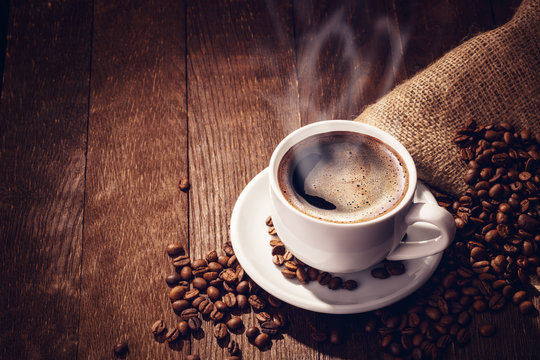
#> input picture coffee_beans_image.jpg, 540 x 360 px
$ python -i preprocessing.py   (imports and definitions only)
#> lines starting #> are read from the running program, lines starting #| are printed output that depends on the picture
import numpy as np
from PIL import Image


def process_image(image_input, target_size=(224, 224)):
    """
    Standardizes input images (from path or PIL) for the model.
    Ensures consistency between training and inference.
    """
#> called with image_input = '../../coffee_beans_image.jpg', target_size = (224, 224)
    # 1. Handle different input types (Path string vs PIL Image from Streamlit)
    if isinstance(image_input, str):
        image = Image.open(image_input).convert('RGB')
#> image is the input picture: PIL image 540x360 RGB; mean R, G, B 93.4, 65.1, 63.9
    else:
        image = image_input.convert('RGB')

    # 2. Resize using PIL (no libGL dependency)
    image = image.resize(target_size)
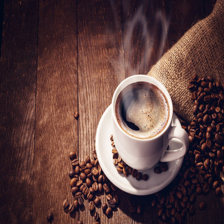
#> image: PIL image 224x224 RGB; mean R, G, B 93.4, 65.1, 63.9
    image = np.array(image)

    # 3. Rescale (Crucial: matching your 1./255 logic)
    image = image.astype('float32') / 255.0
#> image: shape (224, 224, 3) float32

    # 4. Expand dimensions for the model (Batch size of 1)
    image = np.expand_dims(image, axis=0)

    return image


def get_color_metrics(image_array):
    """
    Experimental: For your 'Golden Dataset' closeness logic.
    Calculates the mean color of the pixels.
    """
    # Remove the batch dimension for calculation
    img = np.squeeze(image_array)
    return np.mean(img, axis=(0, 1))

>>> result = process_image('../../coffee_beans_image.jpg')
